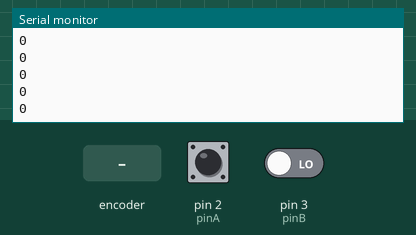
A sketch run on a simulated Arduino Uno, built with avr-gcc and run on an emulated ATmega328P. On the bench: the last lines printed to the serial monitor. Inputs (shaded band) come from the test bench; at power-on: pin 2 (pinA) HIGH, pin 3 (pinB) LOW.

Above: at 1.2 s.
1.3 s: rotary encoder on pin 2 (pinA) / pin 3 (pinB) turned 1 step (first pin leading)
At 1.31 s:
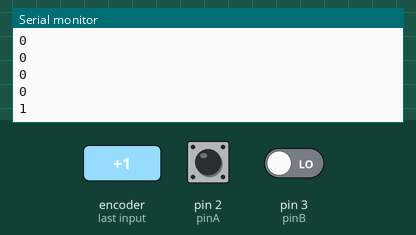
3.0 s: rotary encoder on pin 2 (pinA) / pin 3 (pinB) turned 1 step (first pin leading)
At 3.01 s:
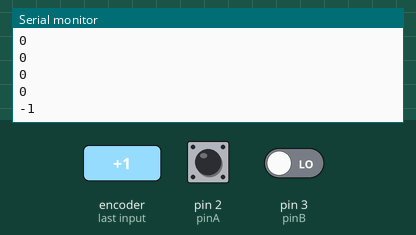
Timing chart, 0 to 6.0 s (numbered marks = the images above; inputs shaded):
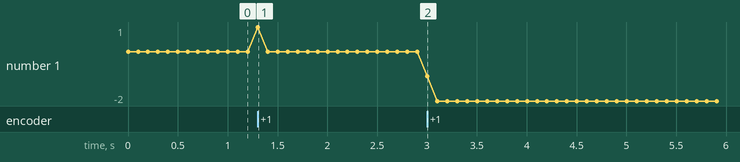

Measured:
- after the input at 1.3 s, the serial monitor: prints a new line at once (image 1)
- after the input at 3.0 s, the serial monitor: prints a new line at once (image 2)
- plotted number 1: 0 → -2 after the input at 3.0 s

The sketch:

mercigpt2.ino
```cpp
// Encoder pins
const int pinA = 2;  // Encoder output A
const int pinB = 3;  // Encoder output B

volatile long encoderPosition = 0;
volatile bool lastAState;

void setup() {
  pinMode(pinA, INPUT);
  pinMode(pinB, INPUT);

  // Read initial state
  lastAState = digitalRead(pinA);

  // Attach interrupt for pin A
  attachInterrupt(digitalPinToInterrupt(pinA), updateEncoder, CHANGE);

  Serial.begin(9600);
}

void loop() {
  // Print the encoder position
  Serial.println(encoderPosition);
  delay(100);
}

void updateEncoder() {
  bool A = digitalRead(pinA);
  bool B = digitalRead(pinB);

  // Determine direction
  if (A != lastAState) {
    if (A == B) {
      encoderPosition++;
    } else {
      encoderPosition--;
    }
  }
  lastAState = A;
}
```
